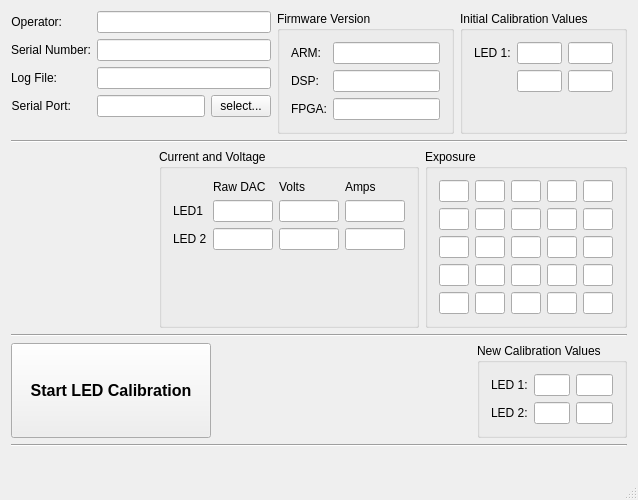
<?xml version="1.0" encoding="UTF-8"?>
<ui version="4.0">
 <class>MainWindow</class>
 <widget class="QMainWindow" name="MainWindow">
  <property name="geometry">
   <rect>
    <x>0</x>
    <y>0</y>
    <width>638</width>
    <height>461</height>
   </rect>
  </property>
  <property name="windowTitle">
   <string>MainWindow</string>
  </property>
  <widget class="QWidget" name="centralWidget">
   <layout class="QVBoxLayout" name="verticalLayout_2">
    <item>
     <layout class="QHBoxLayout" name="horizontalLayout_4">
      <item>
       <layout class="QFormLayout" name="formLayout">
        <property name="fieldGrowthPolicy">
         <enum>QFormLayout::AllNonFixedFieldsGrow</enum>
        </property>
        <item row="0" column="0">
         <widget class="QLabel" name="label_operator">
          <property name="text">
           <string>Operator:</string>
          </property>
          <property name="alignment">
           <set>Qt::AlignRight|Qt::AlignTrailing|Qt::AlignVCenter</set>
          </property>
         </widget>
        </item>
        <item row="0" column="1">
         <widget class="QLineEdit" name="lineEdit_operator"/>
        </item>
        <item row="1" column="0">
         <widget class="QLabel" name="label_serialNumber">
          <property name="text">
           <string>Serial Number:</string>
          </property>
          <property name="alignment">
           <set>Qt::AlignRight|Qt::AlignTrailing|Qt::AlignVCenter</set>
          </property>
         </widget>
        </item>
        <item row="1" column="1">
         <widget class="QLineEdit" name="lineEdit_serialNumber"/>
        </item>
        <item row="2" column="0">
         <widget class="QLabel" name="label_logFile">
          <property name="text">
           <string>Log File:</string>
          </property>
          <property name="alignment">
           <set>Qt::AlignRight|Qt::AlignTrailing|Qt::AlignVCenter</set>
          </property>
         </widget>
        </item>
        <item row="2" column="1">
         <widget class="QLineEdit" name="lineEdit_logFile"/>
        </item>
        <item row="3" column="0">
         <widget class="QLabel" name="label_commPort">
          <property name="text">
           <string>Serial Port:</string>
          </property>
          <property name="alignment">
           <set>Qt::AlignRight|Qt::AlignTrailing|Qt::AlignVCenter</set>
          </property>
         </widget>
        </item>
        <item row="3" column="1">
         <layout class="QHBoxLayout" name="horizontalLayout">
          <item>
           <widget class="QLineEdit" name="lineEdit_serialPort"/>
          </item>
          <item>
           <widget class="QPushButton" name="pushButton_selectPort">
            <property name="sizePolicy">
             <sizepolicy hsizetype="Maximum" vsizetype="Fixed">
              <horstretch>1</horstretch>
              <verstretch>0</verstretch>
             </sizepolicy>
            </property>
            <property name="minimumSize">
             <size>
              <width>60</width>
              <height>0</height>
             </size>
            </property>
            <property name="maximumSize">
             <size>
              <width>60</width>
              <height>16777215</height>
             </size>
            </property>
            <property name="text">
             <string>select...</string>
            </property>
           </widget>
          </item>
         </layout>
        </item>
       </layout>
      </item>
      <item>
       <widget class="QGroupBox" name="groupBox">
        <property name="title">
         <string>Firmware Version</string>
        </property>
        <layout class="QFormLayout" name="formLayout_2">
         <item row="0" column="0">
          <widget class="QLabel" name="label_ver_ARM">
           <property name="text">
            <string>ARM:</string>
           </property>
          </widget>
         </item>
         <item row="0" column="1">
          <widget class="QLineEdit" name="lineEdit_ver_ARM">
           <property name="readOnly">
            <bool>true</bool>
           </property>
          </widget>
         </item>
         <item row="1" column="0">
          <widget class="QLabel" name="label_ver_DSP">
           <property name="text">
            <string>DSP:</string>
           </property>
          </widget>
         </item>
         <item row="1" column="1">
          <widget class="QLineEdit" name="lineEdit_ver_DSP">
           <property name="readOnly">
            <bool>true</bool>
           </property>
          </widget>
         </item>
         <item row="2" column="0">
          <widget class="QLabel" name="label_ver_FPGA">
           <property name="text">
            <string>FPGA:</string>
           </property>
          </widget>
         </item>
         <item row="2" column="1">
          <widget class="QLineEdit" name="lineEdit_ver_FPGA">
           <property name="readOnly">
            <bool>true</bool>
           </property>
          </widget>
         </item>
        </layout>
        <zorder>lineEdit_ver_ARM</zorder>
        <zorder>lineEdit_ver_DSP</zorder>
        <zorder>lineEdit_ver_FPGA</zorder>
        <zorder>label_ver_ARM</zorder>
        <zorder>label_ver_FPGA</zorder>
        <zorder>label_ver_DSP</zorder>
       </widget>
      </item>
      <item>
       <widget class="QGroupBox" name="groupBox_2">
        <property name="title">
         <string>Initial Calibration Values</string>
        </property>
        <layout class="QFormLayout" name="formLayout_3">
         <item row="0" column="0">
          <widget class="QLabel" name="label_LED1">
           <property name="text">
            <string>LED 1:</string>
           </property>
          </widget>
         </item>
         <item row="0" column="1">
          <layout class="QHBoxLayout" name="horizontalLayout_2">
           <item>
            <widget class="QLineEdit" name="lineEdit_LED1_low">
             <property name="enabled">
              <bool>true</bool>
             </property>
             <property name="maximumSize">
              <size>
               <width>45</width>
               <height>16777215</height>
              </size>
             </property>
             <property name="readOnly">
              <bool>true</bool>
             </property>
            </widget>
           </item>
           <item>
            <widget class="QLineEdit" name="lineEdit_LED1_high">
             <property name="maximumSize">
              <size>
               <width>45</width>
               <height>16777215</height>
              </size>
             </property>
             <property name="readOnly">
              <bool>true</bool>
             </property>
            </widget>
           </item>
          </layout>
         </item>
         <item row="1" column="1">
          <layout class="QHBoxLayout" name="horizontalLayout_3">
           <item>
            <widget class="QLineEdit" name="lineEdit_LED2_low">
             <property name="maximumSize">
              <size>
               <width>45</width>
               <height>16777215</height>
              </size>
             </property>
             <property name="readOnly">
              <bool>true</bool>
             </property>
            </widget>
           </item>
           <item>
            <widget class="QLineEdit" name="lineEdit_LED2_high">
             <property name="maximumSize">
              <size>
               <width>45</width>
               <height>16777215</height>
              </size>
             </property>
             <property name="readOnly">
              <bool>true</bool>
             </property>
            </widget>
           </item>
          </layout>
         </item>
        </layout>
       </widget>
      </item>
     </layout>
    </item>
    <item>
     <widget class="Line" name="line_1">
      <property name="orientation">
       <enum>Qt::Horizontal</enum>
      </property>
     </widget>
    </item>
    <item>
     <layout class="QHBoxLayout" name="horizontalLayout_6">
      <item>
       <spacer name="horizontalSpacer_2">
        <property name="orientation">
         <enum>Qt::Horizontal</enum>
        </property>
        <property name="sizeHint" stdset="0">
         <size>
          <width>40</width>
          <height>20</height>
         </size>
        </property>
       </spacer>
      </item>
      <item>
       <layout class="QVBoxLayout" name="verticalLayout">
        <item>
         <widget class="QGroupBox" name="groupBox_4">
          <property name="title">
           <string>Current and Voltage</string>
          </property>
          <layout class="QGridLayout" name="gridLayout_2">
           <item row="1" column="3">
            <widget class="QLineEdit" name="lineEdit_amps1">
             <property name="minimumSize">
              <size>
               <width>60</width>
               <height>0</height>
              </size>
             </property>
             <property name="maximumSize">
              <size>
               <width>60</width>
               <height>16777215</height>
              </size>
             </property>
            </widget>
           </item>
           <item row="1" column="1">
            <widget class="QLineEdit" name="lineEdit_dac1">
             <property name="minimumSize">
              <size>
               <width>60</width>
               <height>0</height>
              </size>
             </property>
             <property name="maximumSize">
              <size>
               <width>60</width>
               <height>16777215</height>
              </size>
             </property>
            </widget>
           </item>
           <item row="0" column="3">
            <widget class="QLabel" name="label_4">
             <property name="text">
              <string>Amps</string>
             </property>
            </widget>
           </item>
           <item row="2" column="1">
            <widget class="QLineEdit" name="lineEdit_dac2">
             <property name="minimumSize">
              <size>
               <width>60</width>
               <height>0</height>
              </size>
             </property>
             <property name="maximumSize">
              <size>
               <width>60</width>
               <height>16777215</height>
              </size>
             </property>
            </widget>
           </item>
           <item row="1" column="0">
            <widget class="QLabel" name="label">
             <property name="text">
              <string>LED1</string>
             </property>
            </widget>
           </item>
           <item row="0" column="2">
            <widget class="QLabel" name="label_3">
             <property name="text">
              <string>Volts</string>
             </property>
            </widget>
           </item>
           <item row="2" column="0">
            <widget class="QLabel" name="label_2">
             <property name="text">
              <string>LED 2</string>
             </property>
            </widget>
           </item>
           <item row="1" column="2">
            <widget class="QLineEdit" name="lineEdit_volts1">
             <property name="minimumSize">
              <size>
               <width>60</width>
               <height>0</height>
              </size>
             </property>
             <property name="maximumSize">
              <size>
               <width>60</width>
               <height>16777215</height>
              </size>
             </property>
            </widget>
           </item>
           <item row="2" column="3">
            <widget class="QLineEdit" name="lineEdit_amps2">
             <property name="minimumSize">
              <size>
               <width>60</width>
               <height>0</height>
              </size>
             </property>
             <property name="maximumSize">
              <size>
               <width>60</width>
               <height>16777215</height>
              </size>
             </property>
            </widget>
           </item>
           <item row="2" column="2">
            <widget class="QLineEdit" name="lineEdit_volts2">
             <property name="minimumSize">
              <size>
               <width>60</width>
               <height>0</height>
              </size>
             </property>
             <property name="maximumSize">
              <size>
               <width>60</width>
               <height>16777215</height>
              </size>
             </property>
            </widget>
           </item>
           <item row="0" column="1">
            <widget class="QLabel" name="label_5">
             <property name="text">
              <string>Raw DAC</string>
             </property>
            </widget>
           </item>
           <item row="3" column="2">
            <spacer name="verticalSpacer">
             <property name="orientation">
              <enum>Qt::Vertical</enum>
             </property>
             <property name="sizeHint" stdset="0">
              <size>
               <width>20</width>
               <height>40</height>
              </size>
             </property>
            </spacer>
           </item>
          </layout>
         </widget>
        </item>
       </layout>
      </item>
      <item>
       <widget class="QGroupBox" name="groupBox_3">
        <property name="title">
         <string>Exposure</string>
        </property>
        <layout class="QGridLayout" name="gridLayout">
         <item row="1" column="3">
          <widget class="QLineEdit" name="lineEdit_em_25">
           <property name="enabled">
            <bool>true</bool>
           </property>
           <property name="sizePolicy">
            <sizepolicy hsizetype="Fixed" vsizetype="Fixed">
             <horstretch>0</horstretch>
             <verstretch>0</verstretch>
            </sizepolicy>
           </property>
           <property name="maximumSize">
            <size>
             <width>30</width>
             <height>16777215</height>
            </size>
           </property>
           <property name="alignment">
            <set>Qt::AlignCenter</set>
           </property>
          </widget>
         </item>
         <item row="1" column="1">
          <widget class="QLineEdit" name="lineEdit_em_22">
           <property name="enabled">
            <bool>true</bool>
           </property>
           <property name="sizePolicy">
            <sizepolicy hsizetype="Fixed" vsizetype="Fixed">
             <horstretch>0</horstretch>
             <verstretch>0</verstretch>
            </sizepolicy>
           </property>
           <property name="maximumSize">
            <size>
             <width>30</width>
             <height>16777215</height>
            </size>
           </property>
           <property name="alignment">
            <set>Qt::AlignCenter</set>
           </property>
          </widget>
         </item>
         <item row="2" column="4">
          <widget class="QLineEdit" name="lineEdit_em_35">
           <property name="enabled">
            <bool>true</bool>
           </property>
           <property name="sizePolicy">
            <sizepolicy hsizetype="Fixed" vsizetype="Fixed">
             <horstretch>0</horstretch>
             <verstretch>0</verstretch>
            </sizepolicy>
           </property>
           <property name="maximumSize">
            <size>
             <width>30</width>
             <height>16777215</height>
            </size>
           </property>
           <property name="alignment">
            <set>Qt::AlignCenter</set>
           </property>
          </widget>
         </item>
         <item row="3" column="4">
          <widget class="QLineEdit" name="lineEdit_em_45">
           <property name="enabled">
            <bool>true</bool>
           </property>
           <property name="sizePolicy">
            <sizepolicy hsizetype="Fixed" vsizetype="Fixed">
             <horstretch>0</horstretch>
             <verstretch>0</verstretch>
            </sizepolicy>
           </property>
           <property name="maximumSize">
            <size>
             <width>30</width>
             <height>16777215</height>
            </size>
           </property>
           <property name="alignment">
            <set>Qt::AlignCenter</set>
           </property>
          </widget>
         </item>
         <item row="0" column="3">
          <widget class="QLineEdit" name="lineEdit_em_14">
           <property name="enabled">
            <bool>true</bool>
           </property>
           <property name="sizePolicy">
            <sizepolicy hsizetype="Fixed" vsizetype="Fixed">
             <horstretch>0</horstretch>
             <verstretch>0</verstretch>
            </sizepolicy>
           </property>
           <property name="maximumSize">
            <size>
             <width>30</width>
             <height>16777215</height>
            </size>
           </property>
           <property name="alignment">
            <set>Qt::AlignCenter</set>
           </property>
          </widget>
         </item>
         <item row="1" column="0">
          <widget class="QLineEdit" name="lineEdit_em_21">
           <property name="enabled">
            <bool>true</bool>
           </property>
           <property name="sizePolicy">
            <sizepolicy hsizetype="Fixed" vsizetype="Fixed">
             <horstretch>0</horstretch>
             <verstretch>0</verstretch>
            </sizepolicy>
           </property>
           <property name="maximumSize">
            <size>
             <width>30</width>
             <height>16777215</height>
            </size>
           </property>
           <property name="alignment">
            <set>Qt::AlignCenter</set>
           </property>
          </widget>
         </item>
         <item row="2" column="2">
          <widget class="QLineEdit" name="lineEdit_em_33">
           <property name="enabled">
            <bool>true</bool>
           </property>
           <property name="sizePolicy">
            <sizepolicy hsizetype="Fixed" vsizetype="Fixed">
             <horstretch>0</horstretch>
             <verstretch>0</verstretch>
            </sizepolicy>
           </property>
           <property name="maximumSize">
            <size>
             <width>30</width>
             <height>16777215</height>
            </size>
           </property>
           <property name="alignment">
            <set>Qt::AlignCenter</set>
           </property>
          </widget>
         </item>
         <item row="3" column="3">
          <widget class="QLineEdit" name="lineEdit_em_44">
           <property name="enabled">
            <bool>true</bool>
           </property>
           <property name="sizePolicy">
            <sizepolicy hsizetype="Fixed" vsizetype="Fixed">
             <horstretch>0</horstretch>
             <verstretch>0</verstretch>
            </sizepolicy>
           </property>
           <property name="maximumSize">
            <size>
             <width>30</width>
             <height>16777215</height>
            </size>
           </property>
           <property name="alignment">
            <set>Qt::AlignCenter</set>
           </property>
          </widget>
         </item>
         <item row="2" column="1">
          <widget class="QLineEdit" name="lineEdit_em_32">
           <property name="enabled">
            <bool>true</bool>
           </property>
           <property name="sizePolicy">
            <sizepolicy hsizetype="Fixed" vsizetype="Fixed">
             <horstretch>0</horstretch>
             <verstretch>0</verstretch>
            </sizepolicy>
           </property>
           <property name="maximumSize">
            <size>
             <width>30</width>
             <height>16777215</height>
            </size>
           </property>
           <property name="alignment">
            <set>Qt::AlignCenter</set>
           </property>
          </widget>
         </item>
         <item row="0" column="0">
          <widget class="QLineEdit" name="lineEdit_em_11">
           <property name="enabled">
            <bool>true</bool>
           </property>
           <property name="sizePolicy">
            <sizepolicy hsizetype="Fixed" vsizetype="Fixed">
             <horstretch>0</horstretch>
             <verstretch>0</verstretch>
            </sizepolicy>
           </property>
           <property name="maximumSize">
            <size>
             <width>30</width>
             <height>16777215</height>
            </size>
           </property>
           <property name="alignment">
            <set>Qt::AlignCenter</set>
           </property>
          </widget>
         </item>
         <item row="2" column="3">
          <widget class="QLineEdit" name="lineEdit_em_34">
           <property name="enabled">
            <bool>true</bool>
           </property>
           <property name="sizePolicy">
            <sizepolicy hsizetype="Fixed" vsizetype="Fixed">
             <horstretch>0</horstretch>
             <verstretch>0</verstretch>
            </sizepolicy>
           </property>
           <property name="maximumSize">
            <size>
             <width>30</width>
             <height>16777215</height>
            </size>
           </property>
           <property name="alignment">
            <set>Qt::AlignCenter</set>
           </property>
          </widget>
         </item>
         <item row="3" column="1">
          <widget class="QLineEdit" name="lineEdit_em_42">
           <property name="enabled">
            <bool>true</bool>
           </property>
           <property name="sizePolicy">
            <sizepolicy hsizetype="Fixed" vsizetype="Fixed">
             <horstretch>0</horstretch>
             <verstretch>0</verstretch>
            </sizepolicy>
           </property>
           <property name="maximumSize">
            <size>
             <width>30</width>
             <height>16777215</height>
            </size>
           </property>
           <property name="alignment">
            <set>Qt::AlignCenter</set>
           </property>
          </widget>
         </item>
         <item row="2" column="0">
          <widget class="QLineEdit" name="lineEdit_em_31">
           <property name="enabled">
            <bool>true</bool>
           </property>
           <property name="sizePolicy">
            <sizepolicy hsizetype="Fixed" vsizetype="Fixed">
             <horstretch>0</horstretch>
             <verstretch>0</verstretch>
            </sizepolicy>
           </property>
           <property name="maximumSize">
            <size>
             <width>30</width>
             <height>16777215</height>
            </size>
           </property>
           <property name="alignment">
            <set>Qt::AlignCenter</set>
           </property>
          </widget>
         </item>
         <item row="1" column="4">
          <widget class="QLineEdit" name="lineEdit_em_24">
           <property name="enabled">
            <bool>true</bool>
           </property>
           <property name="sizePolicy">
            <sizepolicy hsizetype="Fixed" vsizetype="Fixed">
             <horstretch>0</horstretch>
             <verstretch>0</verstretch>
            </sizepolicy>
           </property>
           <property name="maximumSize">
            <size>
             <width>30</width>
             <height>16777215</height>
            </size>
           </property>
           <property name="alignment">
            <set>Qt::AlignCenter</set>
           </property>
          </widget>
         </item>
         <item row="1" column="2">
          <widget class="QLineEdit" name="lineEdit_em_23">
           <property name="enabled">
            <bool>true</bool>
           </property>
           <property name="sizePolicy">
            <sizepolicy hsizetype="Fixed" vsizetype="Fixed">
             <horstretch>0</horstretch>
             <verstretch>0</verstretch>
            </sizepolicy>
           </property>
           <property name="maximumSize">
            <size>
             <width>30</width>
             <height>16777215</height>
            </size>
           </property>
           <property name="alignment">
            <set>Qt::AlignCenter</set>
           </property>
          </widget>
         </item>
         <item row="3" column="2">
          <widget class="QLineEdit" name="lineEdit_em_43">
           <property name="enabled">
            <bool>true</bool>
           </property>
           <property name="sizePolicy">
            <sizepolicy hsizetype="Fixed" vsizetype="Fixed">
             <horstretch>0</horstretch>
             <verstretch>0</verstretch>
            </sizepolicy>
           </property>
           <property name="maximumSize">
            <size>
             <width>30</width>
             <height>16777215</height>
            </size>
           </property>
           <property name="alignment">
            <set>Qt::AlignCenter</set>
           </property>
          </widget>
         </item>
         <item row="0" column="4">
          <widget class="QLineEdit" name="lineEdit_em_15">
           <property name="enabled">
            <bool>true</bool>
           </property>
           <property name="sizePolicy">
            <sizepolicy hsizetype="Fixed" vsizetype="Fixed">
             <horstretch>0</horstretch>
             <verstretch>0</verstretch>
            </sizepolicy>
           </property>
           <property name="maximumSize">
            <size>
             <width>30</width>
             <height>16777215</height>
            </size>
           </property>
           <property name="alignment">
            <set>Qt::AlignCenter</set>
           </property>
          </widget>
         </item>
         <item row="0" column="2">
          <widget class="QLineEdit" name="lineEdit_em_13">
           <property name="enabled">
            <bool>true</bool>
           </property>
           <property name="sizePolicy">
            <sizepolicy hsizetype="Fixed" vsizetype="Fixed">
             <horstretch>0</horstretch>
             <verstretch>0</verstretch>
            </sizepolicy>
           </property>
           <property name="maximumSize">
            <size>
             <width>30</width>
             <height>16777215</height>
            </size>
           </property>
           <property name="alignment">
            <set>Qt::AlignCenter</set>
           </property>
          </widget>
         </item>
         <item row="0" column="1">
          <widget class="QLineEdit" name="lineEdit_em_12">
           <property name="enabled">
            <bool>true</bool>
           </property>
           <property name="sizePolicy">
            <sizepolicy hsizetype="Fixed" vsizetype="Fixed">
             <horstretch>0</horstretch>
             <verstretch>0</verstretch>
            </sizepolicy>
           </property>
           <property name="maximumSize">
            <size>
             <width>30</width>
             <height>16777215</height>
            </size>
           </property>
           <property name="alignment">
            <set>Qt::AlignCenter</set>
           </property>
          </widget>
         </item>
         <item row="3" column="0">
          <widget class="QLineEdit" name="lineEdit_em_41">
           <property name="enabled">
            <bool>true</bool>
           </property>
           <property name="sizePolicy">
            <sizepolicy hsizetype="Fixed" vsizetype="Fixed">
             <horstretch>0</horstretch>
             <verstretch>0</verstretch>
            </sizepolicy>
           </property>
           <property name="maximumSize">
            <size>
             <width>30</width>
             <height>16777215</height>
            </size>
           </property>
           <property name="alignment">
            <set>Qt::AlignCenter</set>
           </property>
          </widget>
         </item>
         <item row="4" column="0">
          <widget class="QLineEdit" name="lineEdit_em_51">
           <property name="enabled">
            <bool>true</bool>
           </property>
           <property name="sizePolicy">
            <sizepolicy hsizetype="Fixed" vsizetype="Fixed">
             <horstretch>0</horstretch>
             <verstretch>0</verstretch>
            </sizepolicy>
           </property>
           <property name="maximumSize">
            <size>
             <width>30</width>
             <height>16777215</height>
            </size>
           </property>
           <property name="alignment">
            <set>Qt::AlignCenter</set>
           </property>
          </widget>
         </item>
         <item row="4" column="1">
          <widget class="QLineEdit" name="lineEdit_em_52">
           <property name="enabled">
            <bool>true</bool>
           </property>
           <property name="sizePolicy">
            <sizepolicy hsizetype="Fixed" vsizetype="Fixed">
             <horstretch>0</horstretch>
             <verstretch>0</verstretch>
            </sizepolicy>
           </property>
           <property name="maximumSize">
            <size>
             <width>30</width>
             <height>16777215</height>
            </size>
           </property>
           <property name="alignment">
            <set>Qt::AlignCenter</set>
           </property>
          </widget>
         </item>
         <item row="4" column="4">
          <widget class="QLineEdit" name="lineEdit_em_55">
           <property name="enabled">
            <bool>true</bool>
           </property>
           <property name="sizePolicy">
            <sizepolicy hsizetype="Fixed" vsizetype="Fixed">
             <horstretch>0</horstretch>
             <verstretch>0</verstretch>
            </sizepolicy>
           </property>
           <property name="maximumSize">
            <size>
             <width>30</width>
             <height>16777215</height>
            </size>
           </property>
           <property name="alignment">
            <set>Qt::AlignCenter</set>
           </property>
          </widget>
         </item>
         <item row="4" column="2">
          <widget class="QLineEdit" name="lineEdit_em_53">
           <property name="enabled">
            <bool>true</bool>
           </property>
           <property name="sizePolicy">
            <sizepolicy hsizetype="Fixed" vsizetype="Fixed">
             <horstretch>0</horstretch>
             <verstretch>0</verstretch>
            </sizepolicy>
           </property>
           <property name="maximumSize">
            <size>
             <width>30</width>
             <height>16777215</height>
            </size>
           </property>
           <property name="alignment">
            <set>Qt::AlignCenter</set>
           </property>
          </widget>
         </item>
         <item row="4" column="3">
          <widget class="QLineEdit" name="lineEdit_em_54">
           <property name="enabled">
            <bool>true</bool>
           </property>
           <property name="sizePolicy">
            <sizepolicy hsizetype="Fixed" vsizetype="Fixed">
             <horstretch>0</horstretch>
             <verstretch>0</verstretch>
            </sizepolicy>
           </property>
           <property name="maximumSize">
            <size>
             <width>30</width>
             <height>16777215</height>
            </size>
           </property>
           <property name="alignment">
            <set>Qt::AlignCenter</set>
           </property>
          </widget>
         </item>
        </layout>
       </widget>
      </item>
     </layout>
    </item>
    <item>
     <widget class="Line" name="line_5">
      <property name="orientation">
       <enum>Qt::Horizontal</enum>
      </property>
     </widget>
    </item>
    <item>
     <layout class="QHBoxLayout" name="horizontalLayout_8">
      <item>
       <widget class="QPushButton" name="pushButton">
        <property name="sizePolicy">
         <sizepolicy hsizetype="Minimum" vsizetype="Expanding">
          <horstretch>0</horstretch>
          <verstretch>0</verstretch>
         </sizepolicy>
        </property>
        <property name="minimumSize">
         <size>
          <width>200</width>
          <height>50</height>
         </size>
        </property>
        <property name="font">
         <font>
          <pointsize>12</pointsize>
          <weight>75</weight>
          <bold>true</bold>
         </font>
        </property>
        <property name="text">
         <string>Start LED Calibration</string>
        </property>
       </widget>
      </item>
      <item>
       <spacer name="horizontalSpacer">
        <property name="orientation">
         <enum>Qt::Horizontal</enum>
        </property>
        <property name="sizeHint" stdset="0">
         <size>
          <width>40</width>
          <height>20</height>
         </size>
        </property>
       </spacer>
      </item>
      <item>
       <widget class="QGroupBox" name="groupBox_5">
        <property name="maximumSize">
         <size>
          <width>150</width>
          <height>16777215</height>
         </size>
        </property>
        <property name="title">
         <string>New Calibration Values</string>
        </property>
        <layout class="QFormLayout" name="formLayout_4">
         <item row="0" column="0">
          <widget class="QLabel" name="label_LED1_2">
           <property name="text">
            <string>LED 1:</string>
           </property>
          </widget>
         </item>
         <item row="0" column="1">
          <layout class="QHBoxLayout" name="horizontalLayout_5">
           <item>
            <widget class="QLineEdit" name="lineEdit_LED1_low_final">
             <property name="enabled">
              <bool>true</bool>
             </property>
             <property name="maximumSize">
              <size>
               <width>45</width>
               <height>16777215</height>
              </size>
             </property>
             <property name="readOnly">
              <bool>true</bool>
             </property>
            </widget>
           </item>
           <item>
            <widget class="QLineEdit" name="lineEdit_LED1_high_final">
             <property name="maximumSize">
              <size>
               <width>45</width>
               <height>16777215</height>
              </size>
             </property>
             <property name="readOnly">
              <bool>true</bool>
             </property>
            </widget>
           </item>
          </layout>
         </item>
         <item row="1" column="0">
          <widget class="QLabel" name="label_LED2">
           <property name="text">
            <string>LED 2:</string>
           </property>
          </widget>
         </item>
         <item row="1" column="1">
          <layout class="QHBoxLayout" name="horizontalLayout_7">
           <item>
            <widget class="QLineEdit" name="lineEdit_LED2_low_final">
             <property name="maximumSize">
              <size>
               <width>45</width>
               <height>16777215</height>
              </size>
             </property>
             <property name="readOnly">
              <bool>true</bool>
             </property>
            </widget>
           </item>
           <item>
            <widget class="QLineEdit" name="lineEdit_LED2_high_final">
             <property name="maximumSize">
              <size>
               <width>45</width>
               <height>16777215</height>
              </size>
             </property>
             <property name="readOnly">
              <bool>true</bool>
             </property>
            </widget>
           </item>
          </layout>
         </item>
        </layout>
       </widget>
      </item>
     </layout>
    </item>
    <item>
     <widget class="Line" name="line_4">
      <property name="orientation">
       <enum>Qt::Horizontal</enum>
      </property>
     </widget>
    </item>
    <item>
     <widget class="QLabel" name="label_status">
      <property name="text">
       <string/>
      </property>
     </widget>
    </item>
   </layout>
  </widget>
  <widget class="QMenuBar" name="menuBar">
   <property name="geometry">
    <rect>
     <x>0</x>
     <y>0</y>
     <width>638</width>
     <height>21</height>
    </rect>
   </property>
  </widget>
  <widget class="QStatusBar" name="statusBar"/>
 </widget>
 <layoutdefault spacing="6" margin="11"/>
 <resources/>
 <connections>
  <connection>
   <sender>pushButton_selectPort</sender>
   <signal>clicked()</signal>
   <receiver>MainWindow</receiver>
   <slot>selectSerialPort()</slot>
   <hints>
    <hint type="sourcelabel">
     <x>393</x>
     <y>137</y>
    </hint>
    <hint type="destinationlabel">
     <x>265</x>
     <y>140</y>
    </hint>
   </hints>
  </connection>
  <connection>
   <sender>pushButton</sender>
   <signal>clicked()</signal>
   <receiver>MainWindow</receiver>
   <slot>startCalibration()</slot>
   <hints>
    <hint type="sourcelabel">
     <x>275</x>
     <y>284</y>
    </hint>
    <hint type="destinationlabel">
     <x>330</x>
     <y>300</y>
    </hint>
   </hints>
  </connection>
 </connections>
 <slots>
  <slot>selectSerialPort()</slot>
  <slot>startCalibration()</slot>
 </slots>
</ui>
